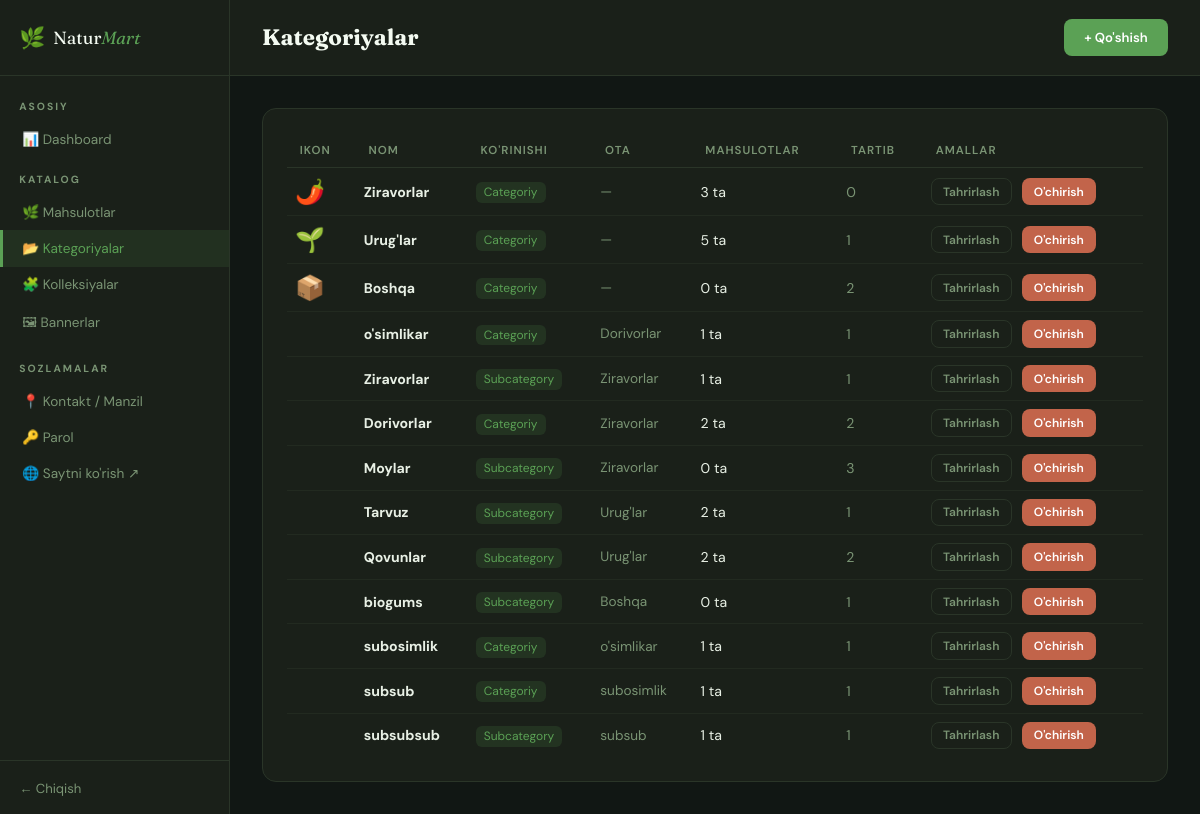
Before: /admin/kategoriyalar (signed in) with the older database file.
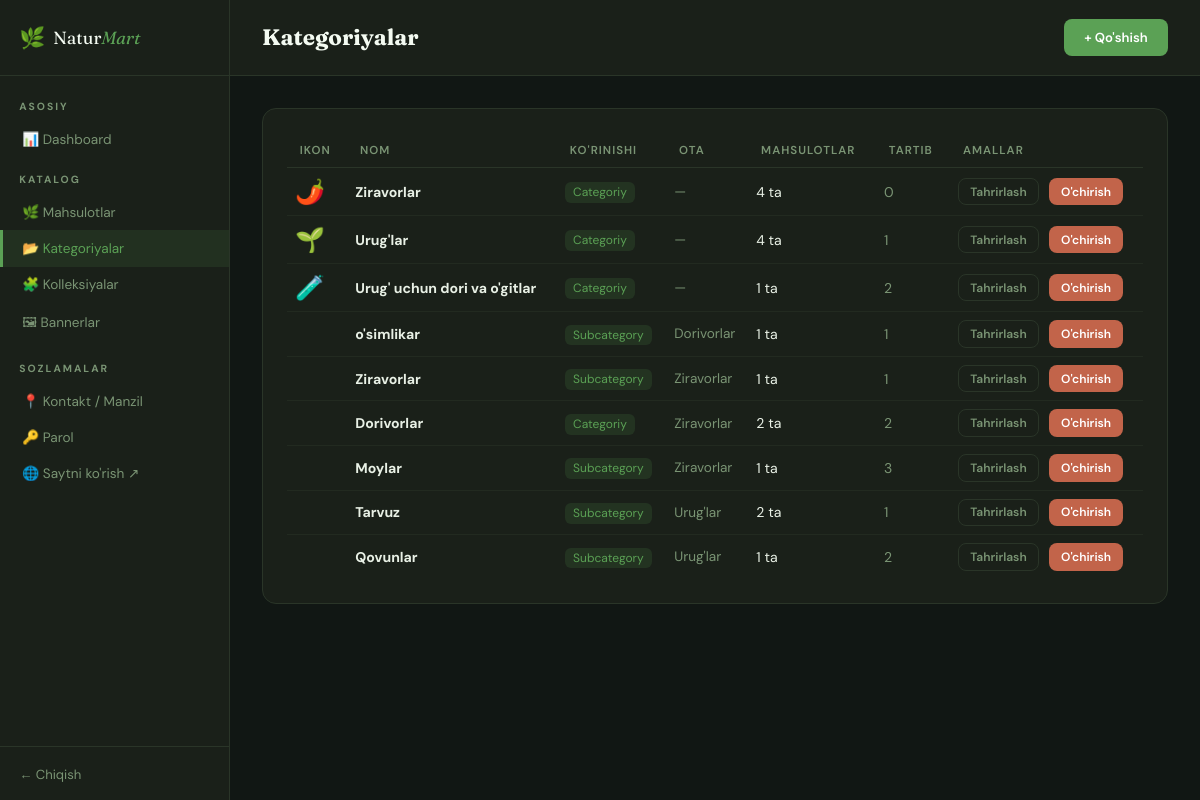
After: the same page with the newer database file.
### tables this page shows
CREATE TABLE category (
                id INTEGER PRIMARY KEY AUTOINCREMENT,
                name TEXT NOT NULL,
                slug TEXT UNIQUE NOT NULL,
                icon TEXT DEFAULT '🌿',
                type TEXT DEFAULT 'ziravod',
                description TEXT,
                sort_order INTEGER DEFAULT 0
            , parent_id INTEGER, is_type INTEGER DEFAULT 0);

### app/routes/admin.py (the view)
@admin.route('/kategoriyalar')
@login_required
def categories():
    db = get_db()
    cats = db.execute(
        'SELECT c.*, p.name as parent_name, '
        '(SELECT COUNT(*) FROM category ch WHERE ch.parent_id=c.id) as child_count, '
        'COUNT(DISTINCT pc.product_id) as prod_count '
        'FROM category c '
        'LEFT JOIN category p ON p.id=c.parent_id '
        'LEFT JOIN product_categories pc ON pc.category_id=c.id '
        'GROUP BY c.id ORDER BY COALESCE(c.parent_id,0), c.sort_order, c.name'
    ).fetchall()
    return render_template('admin/categories.html', categories=cats)

### app/__init__.py (called while the page is built)
def get_db():
    if 'db' not in g:
        g.db = sqlite3.connect(DATABASE, detect_types=sqlite3.PARSE_DECLTYPES)
        g.db.row_factory = sqlite3.Row
        g.db.execute('PRAGMA foreign_keys = ON')
    return g.db

### app/routes/admin.py (called while the page is built)
def login_required(f):
    @wraps(f)
    def decorated(*args,**kwargs):
        if not session.get('admin_id'):
            return redirect(url_for('admin.login'))
        return f(*args,**kwargs)
    return decorated

### app/templates/admin/categories.html (shortened to what this page needs)
{% extends 'admin/base_admin.html' %}
{% block content %}
<div class="topbar">
  <h1 class="page-title">Kategoriyalar</h1>
  <a href="{{ url_for('admin.add_category') }}" class="btn btn-green">+ Qo'shish</a>
</div>
<div class="admin-content">
  <div class="card">
    <table>
      <thead><tr><th>Ikon</th><th>Nom</th><th>Ko'rinishi</th><th>Ota</th><th>Mahsulotlar</th><th>Tartib</th><th>Amallar</th></tr></thead>
      <tbody>
        {% for c in categories %}
        <tr>
          <td style="font-size:1.5rem;">{{ c.icon }}</td>
          <td><strong>{{ c.name }}</strong></td>
          <td>
            {% set looks_like_type = (c.is_type or (c.child_count and c.child_count > 0)) %}
            <span style="font-size:0.75rem;background:rgba(91,161,85,0.15);color:var(--a-green);padding:0.15rem 0.5rem;border-radius:6px;">
              {% if looks_like_type %}Categoriy{% else %}Subcategory{% endif %}
            </span>
          </td>
          <td style="color:var(--a-muted);font-size:0.85rem;">{{ c.parent_name or '—' }}</td>
          <td>{{ c.prod_count }} ta</td>
          <td style="color:var(--a-muted);">{{ c.sort_order }}</td>
          <td>
            <div style="display:flex; gap:10px">
              <a href="{{ url_for('admin.edit_category', id=c.id) }}" class="btn btn-outline btn-sm">Tahrirlash</a>
              <form method="POST" action="{{ url_for('admin.delete_category', id=c.id) }}" onsubmit="return confirm('O\'chirasizmi?')">
                <button type="submit" class="btn btn-red btn-sm">O'chirish</button>
              </form>
            </div>
          </td>
        </tr>
        {% else %}
        <tr><td colspan="8" style="text-align:center;padding:2rem;color:var(--a-muted);">Kategoriya yo'q</td></tr>
        {% endfor %}
      </tbody>
    </table>
  </div>
</div>
{% endblock %}

Changed rows visible on the page:
removed category: name "biogums", shows "Subcategory", type "Boshqa", prod_count "0", sort_order "1"
removed category: name "subosimlik", shows "Categoriy", parent_name "o'simlikar", prod_count "1", sort_order "1"
removed category: name "subsub", shows "Categoriy", parent_name "subosimlik", prod_count "1", sort_order "1"
removed category: name "subsubsub", shows "Subcategory", parent_name "subsub", prod_count "1", sort_order "1"
computed for category (number 1 of 9 on the later page): prod_count "3" → "4"
computed for category "Urug'lar": prod_count "5" → "4"
changed category: icon "📦" → "🧪"; name "Boshqa" → "Urug' uchun dori va o'gitlar"; prod_count "0" → "1"
computed for category "o'simlikar": text "Categoriy" → "Subcategory"
computed for category "Moylar": prod_count "0" → "1"
computed for category "Qovunlar": prod_count "2" → "1"
